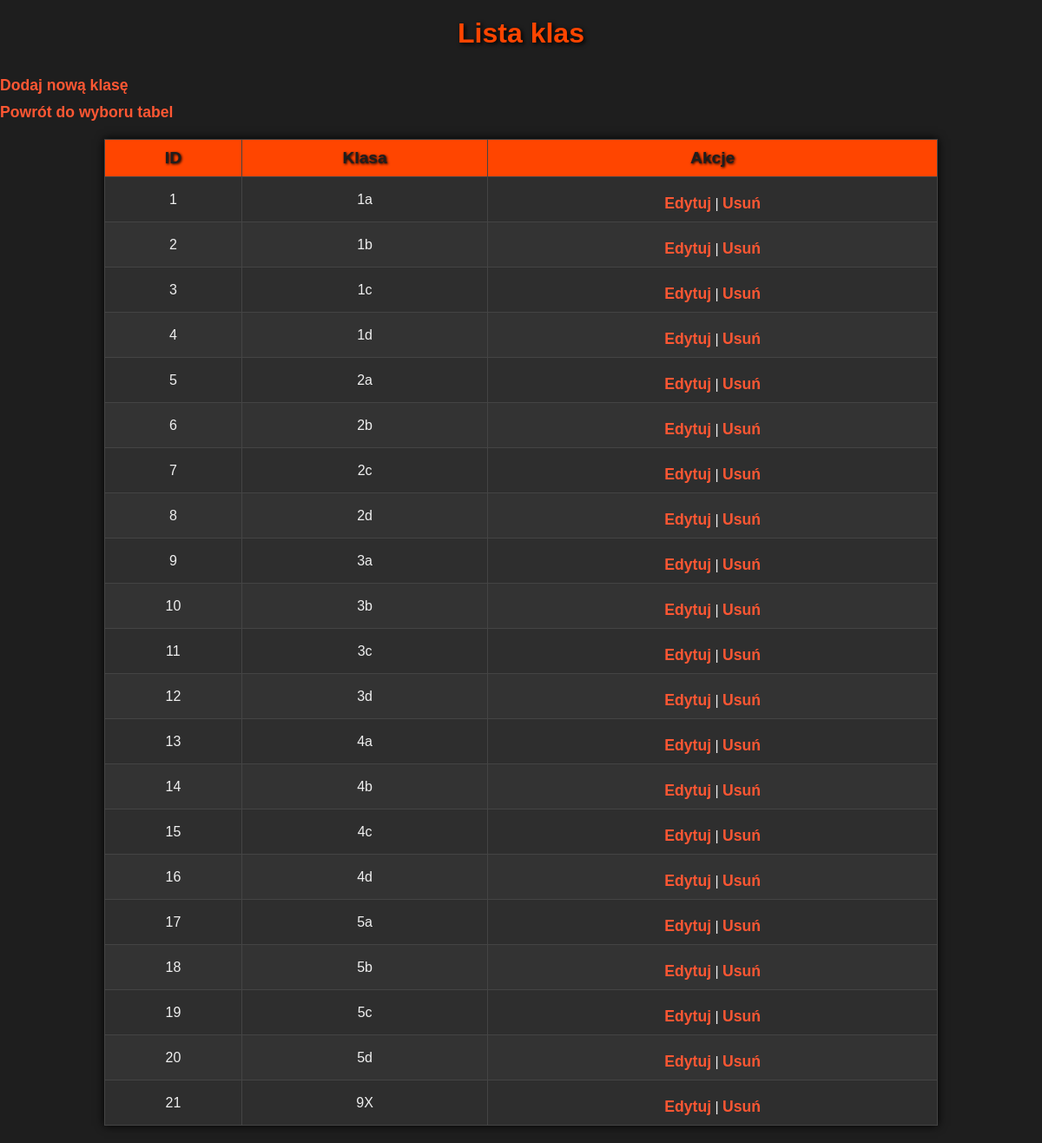
The app's page /crud/Klasy.php with its own data.
### tables this page shows
CREATE TABLE `klasy` (
  `Klasa_id` int(11) NOT NULL,
  `Klasa` varchar(2) NOT NULL
);

### crud/Klasy.php (the view, shortened to what this page needs)
<?php
$host = "localhost";
$username = "root";
$password = "";
$dbname = "dziennikdb";
$conn = new mysqli($host, $username, $password, $dbname);
$action = isset($_GET['action']) ? $_GET['action'] : 'list';
if ($action == 'list') {
    $sql = "SELECT * FROM klasy";
    $result = $conn->query($sql);
    ?>
    <!DOCTYPE html>
    <html>
    <head>
        <link rel="stylesheet" href="crud.css">
    </head>
    <body>
        <h1>Lista klas</h1>
        <a href="?action=create">Dodaj nową klasę</a><br><a href="crud.php">Powrót do wyboru tabel</a>
        <table border="1">
            <tr>
                <th>ID</th>
                <th>Klasa</th>
                <th>Akcje</th>
            </tr>
            <?php while ($row = $result->fetch_assoc()) { ?>
                <tr>
                    <td><?php echo $row['Klasa_id']; ?></td>
                    <td><?php echo $row['Klasa']; ?></td>
                    <td>
                        <a href="?action=edit&id=<?php echo $row['Klasa_id']; ?>">Edytuj</a> |
                        <a href="?action=delete&id=<?php echo $row['Klasa_id']; ?>">Usuń</a>
                    </td>
                </tr>
            <?php } ?>
        </table>
    </body>
    </html>
    <?php
}
?>

### crud/crud.css (style rules this page uses)
body { background-color: #1e1e1e; color: #f0f0f0; font-family: Arial, sans-serif; margin: 0; padding: 0; }
h1 { color: #ff4500; text-align: center; text-shadow: 2px 2px 5px #000; margin-top: 20px; }
a { color: #ff5733; text-decoration: none; font-weight: bold; }
table { width: 80%; margin: 20px auto; border-collapse: collapse; background-color: #2e2e2e; box-shadow: 0 0 10px #000; }
table th, table td { border: 1px solid #444; padding: 10px; text-align: center; }
table th { background-color: #ff4500; color: #1e1e1e; font-size: 1.2em; text-shadow: 1px 1px 3px #000; }
table td { background-color: #333; color: #f0f0f0; }
table tr:nth-child(even) td { background-color: #2e2e2e; }
a { display: inline-block; margin-top: 10px; text-align: center; font-size: 1.1em; }

### records on screen
klasy: Klasa_id "1", Klasa "1a"
klasy: Klasa_id "2", Klasa "1b"
klasy: Klasa_id "3", Klasa "1c"
klasy: Klasa_id "4", Klasa "1d"
klasy: Klasa_id "5", Klasa "2a"
klasy: Klasa_id "6", Klasa "2b"
klasy: Klasa_id "7", Klasa "2c"
klasy: Klasa_id "8", Klasa "2d"
klasy: Klasa_id "9", Klasa "3a"
klasy: Klasa_id "10", Klasa "3b"
klasy: Klasa_id "11", Klasa "3c"
klasy: Klasa_id "12", Klasa "3d"
klasy: Klasa_id "13", Klasa "4a"
klasy: Klasa_id "14", Klasa "4b"
klasy: Klasa_id "15", Klasa "4c"
klasy: Klasa_id "16", Klasa "4d"
klasy: Klasa_id "17", Klasa "5a"
klasy: Klasa_id "18", Klasa "5b"
klasy: Klasa_id "19", Klasa "5c"
klasy: Klasa_id "20", Klasa "5d"
klasy: Klasa_id "21", Klasa "9X"
